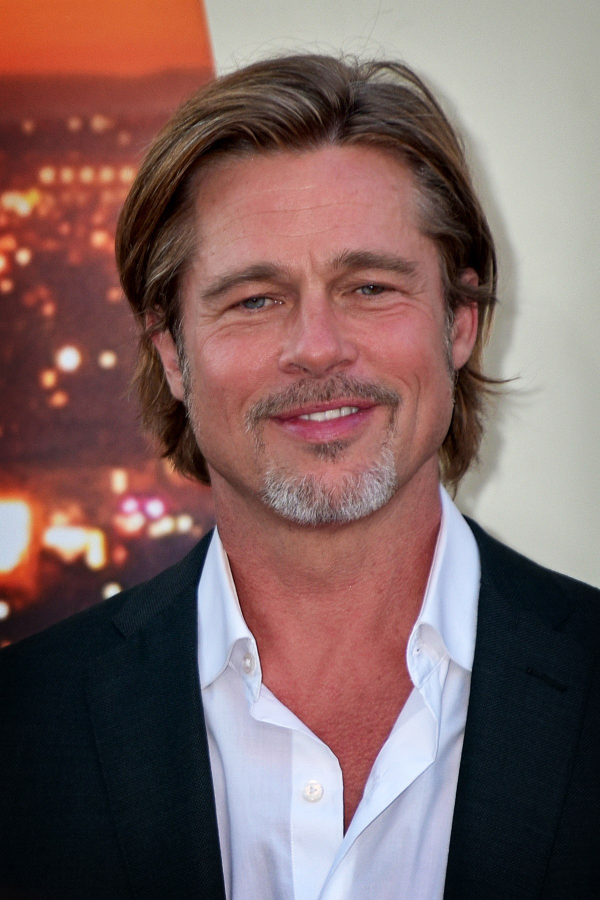
#> input picture OpenCV Course/Basic OpenCV/images/example1.jpg, 1200 x 1800 px (shown at 1/2 size)
$ jupyter execute 'Class 02.ipynb'
#> lines starting #> are read from the running program, lines starting #| are printed output that depends on the picture; after the words box and inside, x2 and y2 are one past the last pixel; in counts of white or black regions, pixels touching at a corner belong together
[cell 1]
import cv2 as cv

[cell 2]
img = cv.imread("images/example1.jpg", -1)
#> img is the input picture: shape (1800, 1200, 3); mean B, G, R 97.6, 99.1, 125.2
print(img)
#> (printed output is left out)

# Changing Pixel Colors

[cell 3]
import random

[cell 4]
for i in range (100):
    for j in range(img.shape[1]):
        img[i][j] = [random.randint(0, 255), random.randint(0, 255), random.randint(0, 255)]
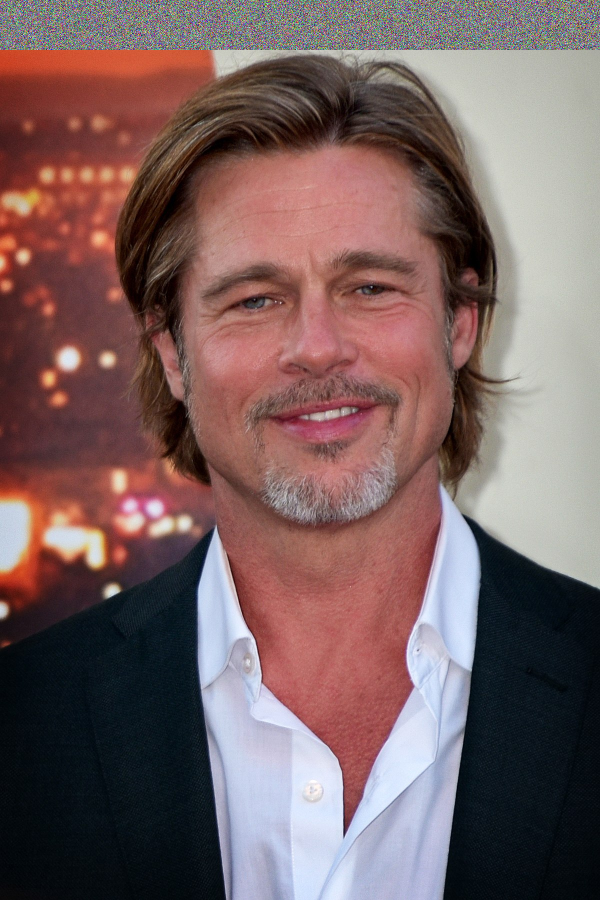
#> img: shape (1800, 1200, 3) (shown at 1/2 size); 5.56% of pixels changed, all inside (x1, y1, x2, y2) = (0, 0, 1200, 100)
        # When randint - lowest value and highest value(0 and 255 ), which means that will randomize value from 0 to 255
cv.imshow('Image', img)
cv.waitKey()
cv.destroyAllWindows()

# Copy and paste part of image into others

[cell 5]
img = cv.imread("images/example1.jpg", -1)

tag = img[500:700, 600:900] # 500 to 699 columns and 600 to 899 rows are going to be copied from IMG
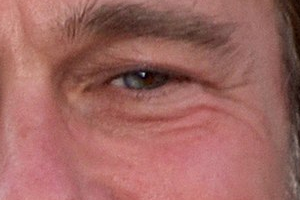
#> tag: shape (200, 300, 3); mean B, G, R 96.9, 102.3, 159
img[100:300, 600:900] = tag # The destination should be the same size as the cuted image before
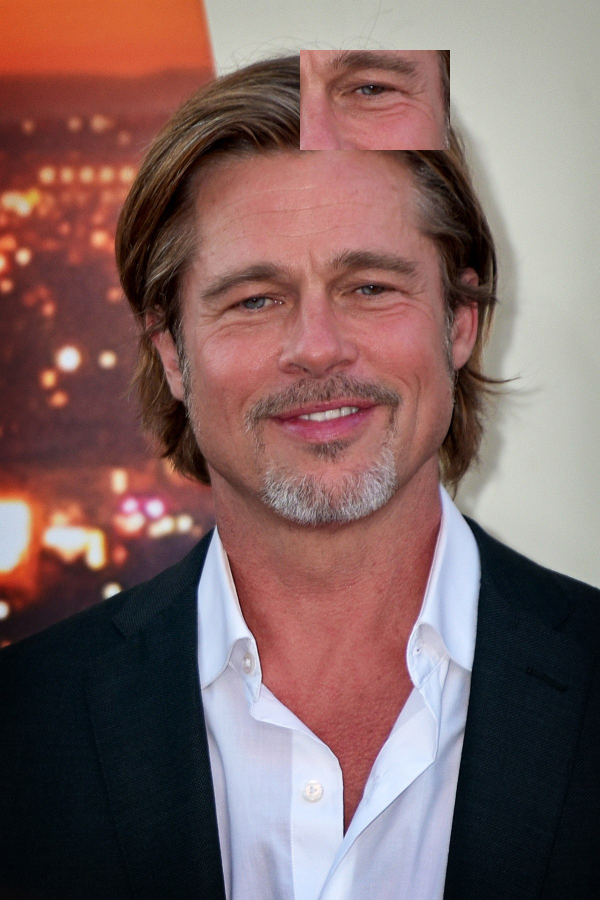
#> img: shape (1800, 1200, 3) (shown at 1/2 size); 2.78% of pixels changed, all inside (x1, y1, x2, y2) = (600, 100, 900, 300)

cv.imshow('Image', img)
cv.waitKey()
cv.destroyAllWindows()

$ run again, with OpenCV Course/Basic OpenCV/images/soccer_practice.jpg copied over OpenCV Course/Basic OpenCV/images/example1.jpg
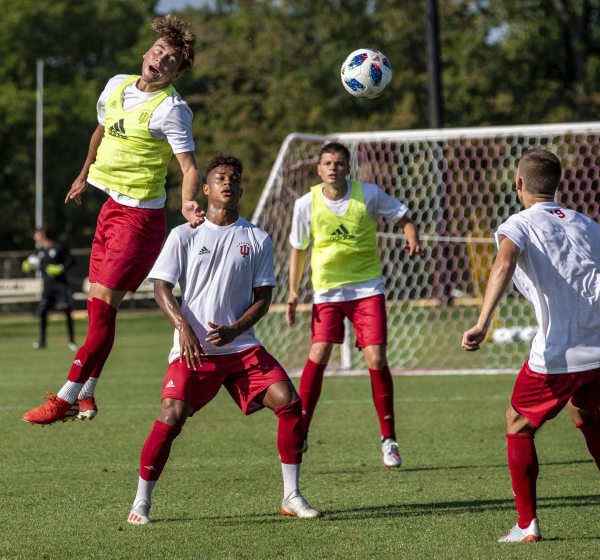
#> input picture OpenCV Course/Basic OpenCV/images/soccer_practice.jpg, 1200 x 1119 px (shown at 1/2 size)
#> img is the input picture: shape (1119, 1200, 3); mean B, G, R 70.9, 96, 102.6
#> (printed output is left out)
#> after the loop `for i in range (100):`:
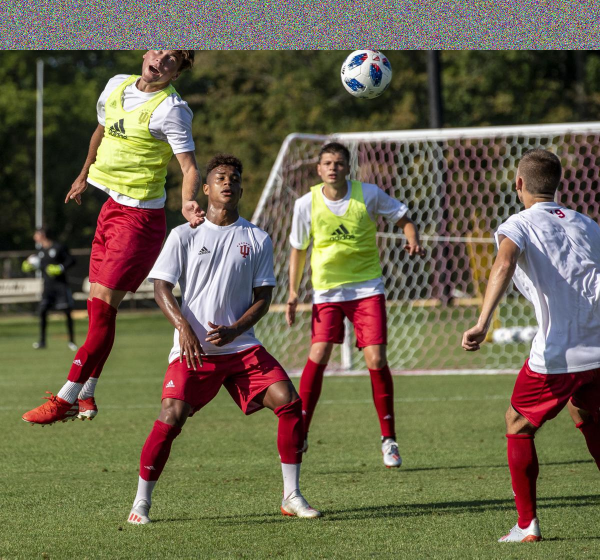
#> img: shape (1119, 1200, 3) (shown at 1/2 size); 8.94% of pixels changed, all inside (x1, y1, x2, y2) = (0, 0, 1200, 100)
#> `img[100:300, 600:900] = tag`:
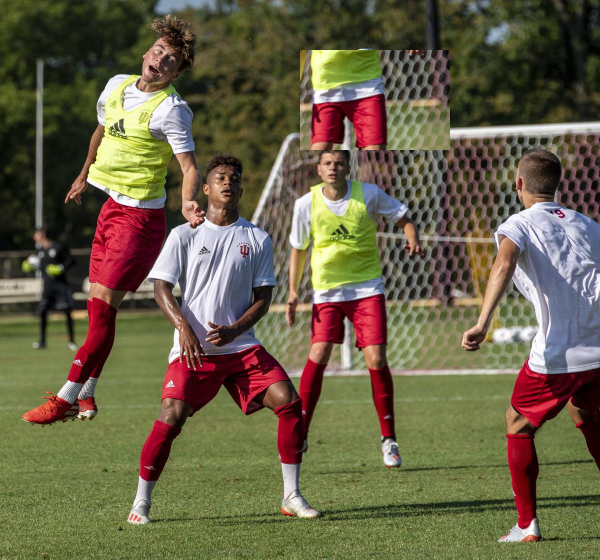
#> img: shape (1119, 1200, 3) (shown at 1/2 size); 4.47% of pixels changed, all inside (x1, y1, x2, y2) = (600, 100, 900, 300)
